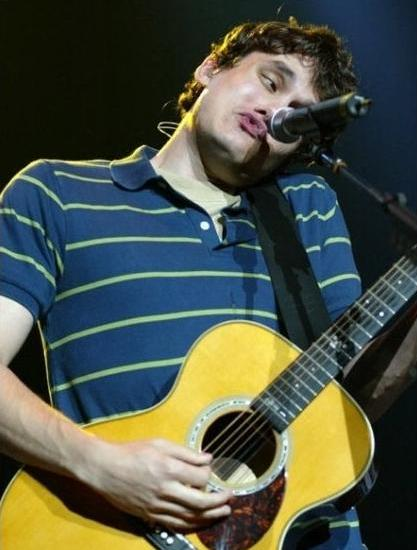
#> input picture convertThis.jpg, 417 x 550 px
$ python toGray.py
#> lines starting #> are read from the running program, lines starting #| are printed output that depends on the picture
import numpy as np
import matplotlib.pyplot as plt
import matplotlib.image as mpimg
import cv2


print("Loading image...")
img = cv2.imread('convertThis.jpg')
#> img is the input picture: shape (550, 417, 3); mean B, G, R 70.2, 82.4, 75.9

'''
For each pixel in the RGB image, the correlating pixel in
the grayscale image will be the result of the following:
grayscale pixel = (.3 * red value) + (.59 * green value) + (.11 * blue value)

'''
print("Converting image...")
i = 0
for group in img:
    k = 0
    for pixel in group:
        #print(pixel)
        new = (.3 * pixel[0]) + (.59 * pixel[1]) + (.11 * pixel[2])
        img[i][k] = new
        k = k + 1
    i = i + 1
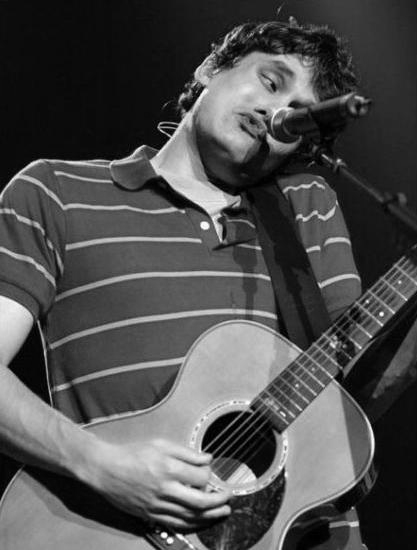
#> img: shape (550, 417, 3); min 0, max 254, mean 77.5
#> after the loop, i = 550


'''
Save the new grayscale image
'''
print("Saving img...")
cv2.imwrite('gray.jpg', img)

'''
Create a histogram of the pixel values. ravel() function
simply flattens the pixel array.
'''
print("Creating plots...")
fig, axs = plt.subplots(1, 1, sharey=True, tight_layout=True)
axs.hist(img.ravel(), bins=255)

'''
Save the histogram
'''
print("Saving plot...")
plt.savefig('hist.jpg')
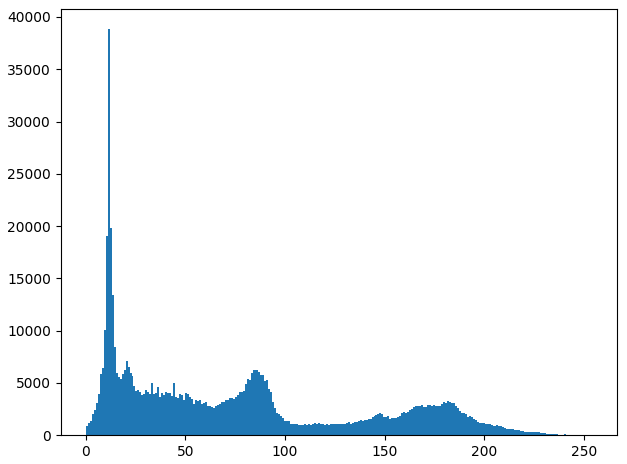
#> figure drawn by matplotlib, 1 panel; tallest bar 38817 high, from x = 10.96 to 11.95

print("Done...")
